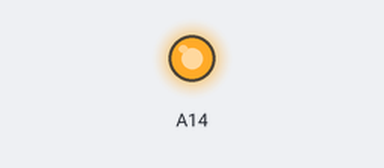
This sketch was run on a simulated Arduino Mega 2560, built with avr-gcc and run on an emulated ATmega2560. On the bench: output pins drawn as LEDs (lit = HIGH). Random numbers use the default seed unless the sketch sets one.

Above: at 0.29 s.
At 34.2 s:
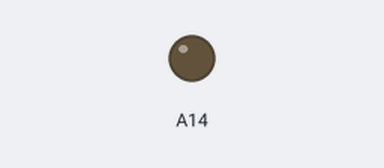
Timing chart, 0 to 37.2 s (numbered marks = the images above):
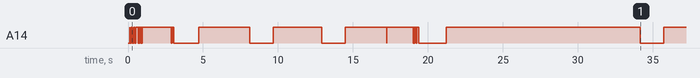

The sketch:

YOURBABESORTRA.ino
```cpp
void setup(){
}

void loop(){
  int skunkmusket = random(20);
  if(skunkmusket < 10){
       delay(skunkmusket*10);}
  for(int meeeleeepee = 0; meeeleeepee < 8; meeeleeepee++){
    meeeleeepee += random(skunkmusket);
  for(int merlorpo = 0; merlorpo < meeeleeepee; merlorpo++){
    merlorpo += random(meeeleeepee);
  for(int redic = 0; redic < skunkmusket; redic++){
  for(int freq = 0; freq < 12; freq++){
        freq ^= random(meeeleeepee);
  for(int i = 0; i < merlorpo * 100 ; i++){
     delayMicroseconds(freq/(redic^merlorpo));
     analogWrite(A14,i^merlorpo);
     redic += random(meeeleeepee);
     if(redic > 3){
       delayMicroseconds(freq*redic%merlorpo);}
     if(skunkmusket < 2){
       delayMicroseconds(freq%redic^merlorpo);}

     //analogWrite(A14,meeeleeepee^512);
   }}}}}}
```
